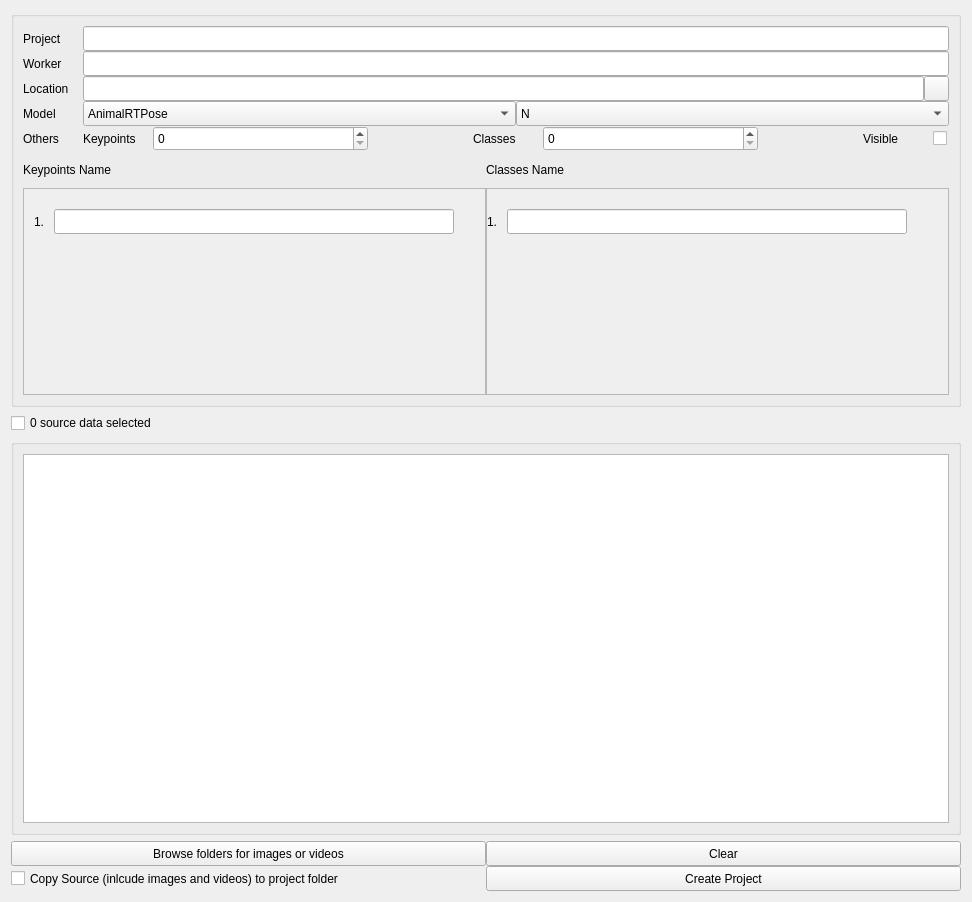
<?xml version="1.0" encoding="UTF-8"?>
<ui version="4.0">
 <class>Form</class>
 <widget class="QWidget" name="Form">
  <property name="geometry">
   <rect>
    <x>0</x>
    <y>0</y>
    <width>972</width>
    <height>902</height>
   </rect>
  </property>
  <property name="windowTitle">
   <string>New Project</string>
  </property>
  <property name="windowIcon">
   <iconset>
    <normaloff>C:/Users/wux024/.designer/backup/assets/logo.png</normaloff>C:/Users/wux024/.designer/backup/assets/logo.png</iconset>
  </property>
  <layout class="QVBoxLayout" name="verticalLayout_2">
   <item>
    <widget class="QGroupBox" name="BaseConfigGroup">
     <property name="sizePolicy">
      <sizepolicy hsizetype="Expanding" vsizetype="Expanding">
       <horstretch>0</horstretch>
       <verstretch>0</verstretch>
      </sizepolicy>
     </property>
     <property name="minimumSize">
      <size>
       <width>900</width>
       <height>0</height>
      </size>
     </property>
     <property name="title">
      <string/>
     </property>
     <layout class="QHBoxLayout" name="horizontalLayout_3">
      <item>
       <layout class="QVBoxLayout" name="BaseConfigGroupLayout">
        <item>
         <layout class="QGridLayout" name="BaseConfigGroupGridLayout">
          <property name="spacing">
           <number>0</number>
          </property>
          <item row="5" column="1">
           <layout class="QHBoxLayout" name="PoseConfigLayout">
            <property name="spacing">
             <number>105</number>
            </property>
            <item>
             <layout class="QHBoxLayout" name="KeypointConfigLayout">
              <property name="spacing">
               <number>10</number>
              </property>
              <item>
               <widget class="QLabel" name="KeypointLabel">
                <property name="sizePolicy">
                 <sizepolicy hsizetype="Fixed" vsizetype="Fixed">
                  <horstretch>0</horstretch>
                  <verstretch>0</verstretch>
                 </sizepolicy>
                </property>
                <property name="minimumSize">
                 <size>
                  <width>60</width>
                  <height>25</height>
                 </size>
                </property>
                <property name="maximumSize">
                 <size>
                  <width>60</width>
                  <height>25</height>
                 </size>
                </property>
                <property name="text">
                 <string>Keypoints</string>
                </property>
               </widget>
              </item>
              <item>
               <widget class="QSpinBox" name="KeypointConfig">
                <property name="sizePolicy">
                 <sizepolicy hsizetype="Expanding" vsizetype="Fixed">
                  <horstretch>0</horstretch>
                  <verstretch>0</verstretch>
                 </sizepolicy>
                </property>
                <property name="minimumSize">
                 <size>
                  <width>60</width>
                  <height>25</height>
                 </size>
                </property>
                <property name="maximumSize">
                 <size>
                  <width>16777215</width>
                  <height>25</height>
                 </size>
                </property>
               </widget>
              </item>
             </layout>
            </item>
            <item>
             <layout class="QHBoxLayout" name="ClassConfigLayout">
              <property name="spacing">
               <number>10</number>
              </property>
              <item>
               <widget class="QLabel" name="ClassLabel">
                <property name="sizePolicy">
                 <sizepolicy hsizetype="Fixed" vsizetype="Fixed">
                  <horstretch>0</horstretch>
                  <verstretch>0</verstretch>
                 </sizepolicy>
                </property>
                <property name="minimumSize">
                 <size>
                  <width>60</width>
                  <height>25</height>
                 </size>
                </property>
                <property name="maximumSize">
                 <size>
                  <width>60</width>
                  <height>25</height>
                 </size>
                </property>
                <property name="text">
                 <string>Classes</string>
                </property>
               </widget>
              </item>
              <item>
               <widget class="QSpinBox" name="ClassConfig">
                <property name="sizePolicy">
                 <sizepolicy hsizetype="Expanding" vsizetype="Fixed">
                  <horstretch>0</horstretch>
                  <verstretch>0</verstretch>
                 </sizepolicy>
                </property>
                <property name="minimumSize">
                 <size>
                  <width>60</width>
                  <height>25</height>
                 </size>
                </property>
                <property name="maximumSize">
                 <size>
                  <width>16777215</width>
                  <height>25</height>
                 </size>
                </property>
               </widget>
              </item>
             </layout>
            </item>
            <item>
             <layout class="QHBoxLayout" name="VisibleConfigLayout">
              <property name="spacing">
               <number>10</number>
              </property>
              <item>
               <widget class="QLabel" name="VisibleLabel">
                <property name="sizePolicy">
                 <sizepolicy hsizetype="Fixed" vsizetype="Fixed">
                  <horstretch>0</horstretch>
                  <verstretch>0</verstretch>
                 </sizepolicy>
                </property>
                <property name="minimumSize">
                 <size>
                  <width>60</width>
                  <height>25</height>
                 </size>
                </property>
                <property name="maximumSize">
                 <size>
                  <width>60</width>
                  <height>25</height>
                 </size>
                </property>
                <property name="text">
                 <string>Visible</string>
                </property>
               </widget>
              </item>
              <item>
               <widget class="QCheckBox" name="VisibleSelection">
                <property name="sizePolicy">
                 <sizepolicy hsizetype="Fixed" vsizetype="Fixed">
                  <horstretch>0</horstretch>
                  <verstretch>0</verstretch>
                 </sizepolicy>
                </property>
                <property name="minimumSize">
                 <size>
                  <width>16</width>
                  <height>16</height>
                 </size>
                </property>
                <property name="maximumSize">
                 <size>
                  <width>16</width>
                  <height>16</height>
                 </size>
                </property>
                <property name="text">
                 <string/>
                </property>
               </widget>
              </item>
             </layout>
            </item>
           </layout>
          </item>
          <item row="3" column="1">
           <layout class="QHBoxLayout" name="LocationPathLayout" stretch="0,0">
            <property name="spacing">
             <number>0</number>
            </property>
            <item>
             <widget class="QLineEdit" name="LocationPathDisplay">
              <property name="sizePolicy">
               <sizepolicy hsizetype="Expanding" vsizetype="Fixed">
                <horstretch>0</horstretch>
                <verstretch>0</verstretch>
               </sizepolicy>
              </property>
              <property name="minimumSize">
               <size>
                <width>575</width>
                <height>25</height>
               </size>
              </property>
              <property name="maximumSize">
               <size>
                <width>16777215</width>
                <height>25</height>
               </size>
              </property>
             </widget>
            </item>
            <item>
             <widget class="QToolButton" name="LocationPathSelection">
              <property name="sizePolicy">
               <sizepolicy hsizetype="Preferred" vsizetype="Fixed">
                <horstretch>0</horstretch>
                <verstretch>0</verstretch>
               </sizepolicy>
              </property>
              <property name="minimumSize">
               <size>
                <width>25</width>
                <height>25</height>
               </size>
              </property>
              <property name="maximumSize">
               <size>
                <width>25</width>
                <height>25</height>
               </size>
              </property>
              <property name="text">
               <string/>
              </property>
              <property name="icon">
               <iconset theme="folder-open"/>
              </property>
             </widget>
            </item>
           </layout>
          </item>
          <item row="3" column="0">
           <widget class="QLabel" name="LocationLabel">
            <property name="sizePolicy">
             <sizepolicy hsizetype="Fixed" vsizetype="Fixed">
              <horstretch>0</horstretch>
              <verstretch>0</verstretch>
             </sizepolicy>
            </property>
            <property name="minimumSize">
             <size>
              <width>60</width>
              <height>25</height>
             </size>
            </property>
            <property name="maximumSize">
             <size>
              <width>60</width>
              <height>25</height>
             </size>
            </property>
            <property name="text">
             <string>Location</string>
            </property>
           </widget>
          </item>
          <item row="5" column="0">
           <widget class="QLabel" name="OthersLabel">
            <property name="sizePolicy">
             <sizepolicy hsizetype="Fixed" vsizetype="Fixed">
              <horstretch>0</horstretch>
              <verstretch>0</verstretch>
             </sizepolicy>
            </property>
            <property name="minimumSize">
             <size>
              <width>60</width>
              <height>25</height>
             </size>
            </property>
            <property name="maximumSize">
             <size>
              <width>60</width>
              <height>25</height>
             </size>
            </property>
            <property name="text">
             <string>Others</string>
            </property>
           </widget>
          </item>
          <item row="0" column="0">
           <widget class="QLabel" name="ProjectLabel">
            <property name="sizePolicy">
             <sizepolicy hsizetype="Fixed" vsizetype="Fixed">
              <horstretch>0</horstretch>
              <verstretch>0</verstretch>
             </sizepolicy>
            </property>
            <property name="minimumSize">
             <size>
              <width>60</width>
              <height>25</height>
             </size>
            </property>
            <property name="maximumSize">
             <size>
              <width>60</width>
              <height>25</height>
             </size>
            </property>
            <property name="text">
             <string>Project</string>
            </property>
           </widget>
          </item>
          <item row="2" column="1">
           <widget class="QLineEdit" name="WorkerConfig">
            <property name="sizePolicy">
             <sizepolicy hsizetype="Expanding" vsizetype="Fixed">
              <horstretch>0</horstretch>
              <verstretch>0</verstretch>
             </sizepolicy>
            </property>
            <property name="minimumSize">
             <size>
              <width>600</width>
              <height>25</height>
             </size>
            </property>
            <property name="maximumSize">
             <size>
              <width>16777215</width>
              <height>25</height>
             </size>
            </property>
           </widget>
          </item>
          <item row="2" column="0">
           <widget class="QLabel" name="WorkerLabel">
            <property name="sizePolicy">
             <sizepolicy hsizetype="Fixed" vsizetype="Fixed">
              <horstretch>0</horstretch>
              <verstretch>0</verstretch>
             </sizepolicy>
            </property>
            <property name="minimumSize">
             <size>
              <width>60</width>
              <height>25</height>
             </size>
            </property>
            <property name="maximumSize">
             <size>
              <width>60</width>
              <height>25</height>
             </size>
            </property>
            <property name="text">
             <string>Worker</string>
            </property>
           </widget>
          </item>
          <item row="4" column="0">
           <widget class="QLabel" name="ModelLabel">
            <property name="sizePolicy">
             <sizepolicy hsizetype="Fixed" vsizetype="Fixed">
              <horstretch>0</horstretch>
              <verstretch>0</verstretch>
             </sizepolicy>
            </property>
            <property name="minimumSize">
             <size>
              <width>60</width>
              <height>25</height>
             </size>
            </property>
            <property name="maximumSize">
             <size>
              <width>60</width>
              <height>25</height>
             </size>
            </property>
            <property name="text">
             <string>Model</string>
            </property>
           </widget>
          </item>
          <item row="4" column="1">
           <layout class="QHBoxLayout" name="ModelSelectionLayout">
            <property name="spacing">
             <number>0</number>
            </property>
            <item>
             <widget class="QComboBox" name="ModelTypeSelection">
              <property name="sizePolicy">
               <sizepolicy hsizetype="Expanding" vsizetype="Fixed">
                <horstretch>0</horstretch>
                <verstretch>0</verstretch>
               </sizepolicy>
              </property>
              <property name="minimumSize">
               <size>
                <width>300</width>
                <height>25</height>
               </size>
              </property>
              <property name="maximumSize">
               <size>
                <width>16777215</width>
                <height>25</height>
               </size>
              </property>
              <item>
               <property name="text">
                <string>AnimalRTPose</string>
               </property>
              </item>
              <item>
               <property name="text">
                <string>AnimalViTPose</string>
               </property>
              </item>
              <item>
               <property name="text">
                <string>SPIPose</string>
               </property>
              </item>
              <item>
               <property name="text">
                <string>YOLO11-Pose</string>
               </property>
              </item>
              <item>
               <property name="text">
                <string>YOLOv8-Pose</string>
               </property>
              </item>
             </widget>
            </item>
            <item>
             <widget class="QComboBox" name="ModelScaleSelection">
              <property name="enabled">
               <bool>true</bool>
              </property>
              <property name="sizePolicy">
               <sizepolicy hsizetype="Expanding" vsizetype="Fixed">
                <horstretch>0</horstretch>
                <verstretch>0</verstretch>
               </sizepolicy>
              </property>
              <property name="minimumSize">
               <size>
                <width>300</width>
                <height>25</height>
               </size>
              </property>
              <property name="maximumSize">
               <size>
                <width>16777215</width>
                <height>25</height>
               </size>
              </property>
              <item>
               <property name="text">
                <string>N</string>
               </property>
              </item>
              <item>
               <property name="text">
                <string>S</string>
               </property>
              </item>
              <item>
               <property name="text">
                <string>M</string>
               </property>
              </item>
              <item>
               <property name="text">
                <string>L</string>
               </property>
              </item>
              <item>
               <property name="text">
                <string>H</string>
               </property>
              </item>
             </widget>
            </item>
           </layout>
          </item>
          <item row="0" column="1">
           <widget class="QLineEdit" name="ProjectConfig">
            <property name="sizePolicy">
             <sizepolicy hsizetype="Expanding" vsizetype="Fixed">
              <horstretch>0</horstretch>
              <verstretch>0</verstretch>
             </sizepolicy>
            </property>
            <property name="minimumSize">
             <size>
              <width>600</width>
              <height>25</height>
             </size>
            </property>
            <property name="maximumSize">
             <size>
              <width>16777215</width>
              <height>25</height>
             </size>
            </property>
           </widget>
          </item>
         </layout>
        </item>
        <item>
         <layout class="QHBoxLayout" name="KeypointsClassesNameLabelLayout">
          <property name="spacing">
           <number>0</number>
          </property>
          <item>
           <widget class="QLabel" name="KeypointNameLabel">
            <property name="sizePolicy">
             <sizepolicy hsizetype="Expanding" vsizetype="Fixed">
              <horstretch>0</horstretch>
              <verstretch>0</verstretch>
             </sizepolicy>
            </property>
            <property name="minimumSize">
             <size>
              <width>0</width>
              <height>25</height>
             </size>
            </property>
            <property name="maximumSize">
             <size>
              <width>16777215</width>
              <height>25</height>
             </size>
            </property>
            <property name="text">
             <string>Keypoints Name</string>
            </property>
           </widget>
          </item>
          <item>
           <widget class="QLabel" name="ClassesNameLabel">
            <property name="sizePolicy">
             <sizepolicy hsizetype="Expanding" vsizetype="Fixed">
              <horstretch>0</horstretch>
              <verstretch>0</verstretch>
             </sizepolicy>
            </property>
            <property name="minimumSize">
             <size>
              <width>0</width>
              <height>25</height>
             </size>
            </property>
            <property name="maximumSize">
             <size>
              <width>16777215</width>
              <height>25</height>
             </size>
            </property>
            <property name="text">
             <string>Classes Name</string>
            </property>
           </widget>
          </item>
         </layout>
        </item>
        <item>
         <layout class="QHBoxLayout" name="KeypointClassListGroupLayout">
          <property name="spacing">
           <number>0</number>
          </property>
          <property name="topMargin">
           <number>0</number>
          </property>
          <item>
           <widget class="QScrollArea" name="KeypointList">
            <property name="minimumSize">
             <size>
              <width>450</width>
              <height>0</height>
             </size>
            </property>
            <property name="widgetResizable">
             <bool>true</bool>
            </property>
            <property name="alignment">
             <set>Qt::AlignmentFlag::AlignLeading|Qt::AlignmentFlag::AlignLeft|Qt::AlignmentFlag::AlignTop</set>
            </property>
            <widget class="QWidget" name="KeypointListLayout">
             <property name="geometry">
              <rect>
               <x>0</x>
               <y>0</y>
               <width>463</width>
               <height>198</height>
              </rect>
             </property>
             <property name="sizePolicy">
              <sizepolicy hsizetype="Expanding" vsizetype="Expanding">
               <horstretch>0</horstretch>
               <verstretch>0</verstretch>
              </sizepolicy>
             </property>
             <property name="minimumSize">
              <size>
               <width>450</width>
               <height>0</height>
              </size>
             </property>
             <layout class="QVBoxLayout" name="verticalLayout_3" stretch="0">
              <property name="spacing">
               <number>10</number>
              </property>
              <property name="sizeConstraint">
               <enum>QLayout::SizeConstraint::SetFixedSize</enum>
              </property>
              <property name="leftMargin">
               <number>0</number>
              </property>
              <property name="topMargin">
               <number>10</number>
              </property>
              <property name="rightMargin">
               <number>0</number>
              </property>
              <property name="bottomMargin">
               <number>10</number>
              </property>
              <item>
               <layout class="QHBoxLayout" name="KeypointLayout">
                <property name="spacing">
                 <number>10</number>
                </property>
                <property name="sizeConstraint">
                 <enum>QLayout::SizeConstraint::SetDefaultConstraint</enum>
                </property>
                <property name="leftMargin">
                 <number>10</number>
                </property>
                <property name="topMargin">
                 <number>10</number>
                </property>
                <item>
                 <widget class="QLabel" name="KeypointNumber1">
                  <property name="sizePolicy">
                   <sizepolicy hsizetype="Preferred" vsizetype="Fixed">
                    <horstretch>0</horstretch>
                    <verstretch>0</verstretch>
                   </sizepolicy>
                  </property>
                  <property name="minimumSize">
                   <size>
                    <width>10</width>
                    <height>25</height>
                   </size>
                  </property>
                  <property name="maximumSize">
                   <size>
                    <width>16777215</width>
                    <height>25</height>
                   </size>
                  </property>
                  <property name="text">
                   <string>1.</string>
                  </property>
                  <property name="alignment">
                   <set>Qt::AlignmentFlag::AlignCenter</set>
                  </property>
                 </widget>
                </item>
                <item>
                 <widget class="QLineEdit" name="Keypoint1">
                  <property name="sizePolicy">
                   <sizepolicy hsizetype="Expanding" vsizetype="Fixed">
                    <horstretch>0</horstretch>
                    <verstretch>0</verstretch>
                   </sizepolicy>
                  </property>
                  <property name="minimumSize">
                   <size>
                    <width>400</width>
                    <height>25</height>
                   </size>
                  </property>
                  <property name="maximumSize">
                   <size>
                    <width>16777215</width>
                    <height>25</height>
                   </size>
                  </property>
                 </widget>
                </item>
               </layout>
              </item>
             </layout>
            </widget>
           </widget>
          </item>
          <item>
           <widget class="QScrollArea" name="ClassList">
            <property name="minimumSize">
             <size>
              <width>450</width>
              <height>0</height>
             </size>
            </property>
            <property name="widgetResizable">
             <bool>true</bool>
            </property>
            <property name="alignment">
             <set>Qt::AlignmentFlag::AlignLeading|Qt::AlignmentFlag::AlignLeft|Qt::AlignmentFlag::AlignTop</set>
            </property>
            <widget class="QWidget" name="ClassListLayout">
             <property name="geometry">
              <rect>
               <x>0</x>
               <y>0</y>
               <width>463</width>
               <height>198</height>
              </rect>
             </property>
             <property name="sizePolicy">
              <sizepolicy hsizetype="Expanding" vsizetype="Expanding">
               <horstretch>0</horstretch>
               <verstretch>0</verstretch>
              </sizepolicy>
             </property>
             <property name="minimumSize">
              <size>
               <width>450</width>
               <height>0</height>
              </size>
             </property>
             <layout class="QVBoxLayout" name="verticalLayout_4">
              <property name="spacing">
               <number>10</number>
              </property>
              <property name="sizeConstraint">
               <enum>QLayout::SizeConstraint::SetFixedSize</enum>
              </property>
              <property name="leftMargin">
               <number>0</number>
              </property>
              <property name="topMargin">
               <number>10</number>
              </property>
              <property name="rightMargin">
               <number>0</number>
              </property>
              <property name="bottomMargin">
               <number>10</number>
              </property>
              <item>
               <layout class="QHBoxLayout" name="ClassLayout">
                <property name="spacing">
                 <number>10</number>
                </property>
                <property name="topMargin">
                 <number>10</number>
                </property>
                <item>
                 <widget class="QLabel" name="ClassNumber1">
                  <property name="sizePolicy">
                   <sizepolicy hsizetype="Preferred" vsizetype="Fixed">
                    <horstretch>0</horstretch>
                    <verstretch>0</verstretch>
                   </sizepolicy>
                  </property>
                  <property name="minimumSize">
                   <size>
                    <width>10</width>
                    <height>25</height>
                   </size>
                  </property>
                  <property name="maximumSize">
                   <size>
                    <width>16777215</width>
                    <height>25</height>
                   </size>
                  </property>
                  <property name="text">
                   <string>1.</string>
                  </property>
                  <property name="alignment">
                   <set>Qt::AlignmentFlag::AlignCenter</set>
                  </property>
                 </widget>
                </item>
                <item>
                 <widget class="QLineEdit" name="Class1">
                  <property name="sizePolicy">
                   <sizepolicy hsizetype="Expanding" vsizetype="Fixed">
                    <horstretch>0</horstretch>
                    <verstretch>0</verstretch>
                   </sizepolicy>
                  </property>
                  <property name="minimumSize">
                   <size>
                    <width>400</width>
                    <height>25</height>
                   </size>
                  </property>
                  <property name="maximumSize">
                   <size>
                    <width>16777215</width>
                    <height>25</height>
                   </size>
                  </property>
                 </widget>
                </item>
               </layout>
              </item>
             </layout>
            </widget>
           </widget>
          </item>
         </layout>
        </item>
       </layout>
      </item>
     </layout>
    </widget>
   </item>
   <item>
    <widget class="QCheckBox" name="SourceDataSelected">
     <property name="text">
      <string>0 source data selected</string>
     </property>
    </widget>
   </item>
   <item>
    <widget class="QGroupBox" name="SourceDataListDisplayGroup">
     <property name="sizePolicy">
      <sizepolicy hsizetype="Expanding" vsizetype="Expanding">
       <horstretch>0</horstretch>
       <verstretch>0</verstretch>
      </sizepolicy>
     </property>
     <property name="minimumSize">
      <size>
       <width>950</width>
       <height>0</height>
      </size>
     </property>
     <property name="title">
      <string/>
     </property>
     <layout class="QHBoxLayout" name="horizontalLayout_11">
      <item>
       <widget class="QListWidget" name="listWidget"/>
      </item>
     </layout>
    </widget>
   </item>
   <item>
    <layout class="QGridLayout" name="OtherConfigGridLayout">
     <property name="spacing">
      <number>0</number>
     </property>
     <item row="1" column="1">
      <widget class="QPushButton" name="CreateProjectBase">
       <property name="minimumSize">
        <size>
         <width>345</width>
         <height>25</height>
        </size>
       </property>
       <property name="maximumSize">
        <size>
         <width>16777215</width>
         <height>25</height>
        </size>
       </property>
       <property name="text">
        <string>Create Project</string>
       </property>
      </widget>
     </item>
     <item row="0" column="0">
      <widget class="QPushButton" name="BrowseSourceData">
       <property name="sizePolicy">
        <sizepolicy hsizetype="Expanding" vsizetype="Fixed">
         <horstretch>0</horstretch>
         <verstretch>0</verstretch>
        </sizepolicy>
       </property>
       <property name="minimumSize">
        <size>
         <width>345</width>
         <height>25</height>
        </size>
       </property>
       <property name="maximumSize">
        <size>
         <width>16777215</width>
         <height>25</height>
        </size>
       </property>
       <property name="text">
        <string>Browse folders for images or videos</string>
       </property>
      </widget>
     </item>
     <item row="1" column="0">
      <widget class="QCheckBox" name="CopySourceData">
       <property name="sizePolicy">
        <sizepolicy hsizetype="Expanding" vsizetype="Fixed">
         <horstretch>0</horstretch>
         <verstretch>0</verstretch>
        </sizepolicy>
       </property>
       <property name="minimumSize">
        <size>
         <width>0</width>
         <height>25</height>
        </size>
       </property>
       <property name="maximumSize">
        <size>
         <width>16777215</width>
         <height>25</height>
        </size>
       </property>
       <property name="text">
        <string>Copy Source (inlcude images and videos) to project folder</string>
       </property>
      </widget>
     </item>
     <item row="0" column="1">
      <widget class="QPushButton" name="ClearSourceDataList">
       <property name="sizePolicy">
        <sizepolicy hsizetype="Expanding" vsizetype="Fixed">
         <horstretch>0</horstretch>
         <verstretch>0</verstretch>
        </sizepolicy>
       </property>
       <property name="minimumSize">
        <size>
         <width>345</width>
         <height>25</height>
        </size>
       </property>
       <property name="maximumSize">
        <size>
         <width>16777215</width>
         <height>25</height>
        </size>
       </property>
       <property name="text">
        <string>Clear</string>
       </property>
      </widget>
     </item>
    </layout>
   </item>
  </layout>
 </widget>
 <resources/>
 <connections/>
</ui>
